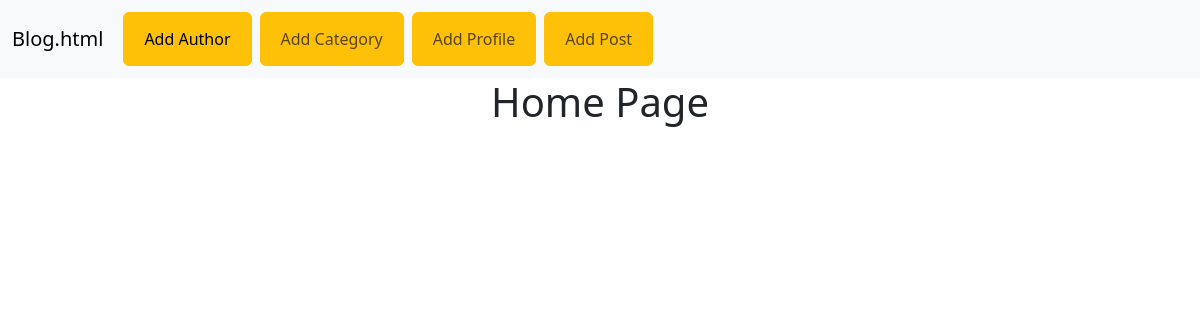
/, run on an earlier commit of the app's database.
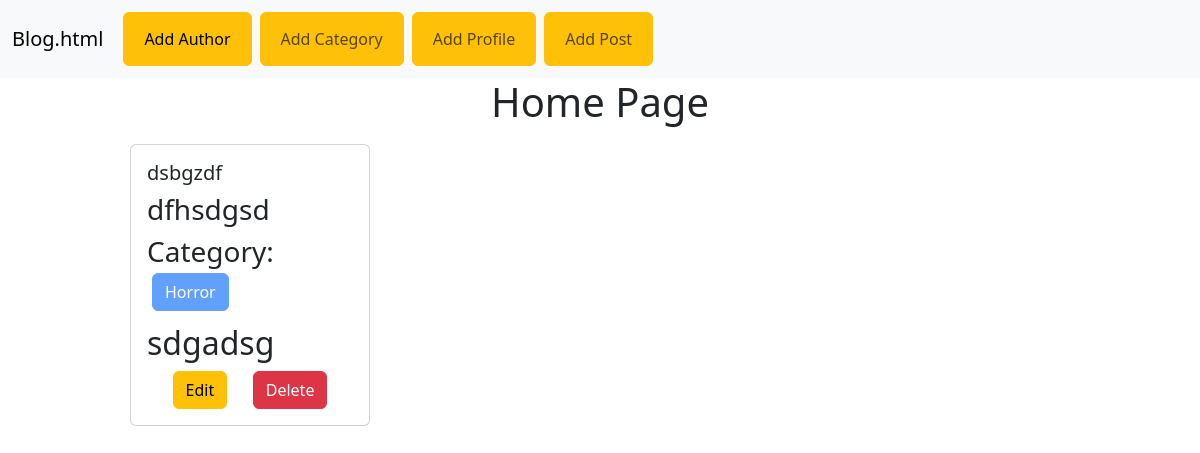
And on a later commit of the database.
### posts/models.py (models this page shows)
class Post(models.Model):
    title=models.CharField(max_length=100,default=None)
    content=models.TextField()
    category=models.ManyToManyField(Category,default=None)
    author=models.ForeignKey(Author,on_delete=models.CASCADE,default=None)
    def __str__(self):
        return self.title

### categories/models.py (models this page shows)
class Category(models.Model):
    name=models.CharField(max_length=100)
    def __str__(self):
        return self.name

### author/models.py (models this page shows)
class Author(models.Model):
    name=models.CharField(max_length=40)
    bio=models.TextField()
    phoneNumber=models.CharField(max_length=11)
    def __str__(self):
        return self.name

### project/views.py (the view)
# urls.py: 2. Add a URL to urlpatterns:  path('', views.home, name='home')
def home(request):
    posts=Post.objects.all()
    print(posts)
    for post in posts:
        for j in post.category.all():
            print(j)
    return render(request,'home.html',{'posts':posts})

### template/home.html
{% extends 'base.html' %}
{% block content %}
<h1 style="text-align: center;">Home Page</h1>
<div class="conatiners" style="width: 80%;margin: auto;display: flex;flex-wrap: wrap;gap:10px;">
    {% for post in posts %}
    <div class="card" style="margin: 10px;width: 25%;">
        <div class="card-body">
          <h5 class="card-title">{{post.title}}</h5>
          <h3>{{post.content}}</h3>
          <h3>
            Category:
            {% for i in post.category.all %}
              <button class="btn btn-primary" style="margin: 5px;" disabled>{{i.name}}</button>
            {% endfor %}
          </h3>
          <h2>{{post.author}}</h2>
          <div class="btns" style="display: flex;justify-content: space-evenly;"><a class="btn btn-warning" href="{% url 'edit_post' post.id %}">Edit</a><a class="btn btn-danger" href="{% url 'delete_post' post.id%}">Delete</a></div>
        </div>
      </div>
      {% endfor %}
</div>
{% endblock %}

What changed in the data, as far as the page shows it:
added Post: title "dsbgzdf", content "dfhsdgsd", author "sdgadsg"
added Category: name "Horror"
